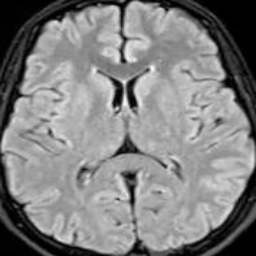
#> input picture dataset/Brain MRI Images/Train/Normal/Normal (101).jpg, 256 x 256 px
$ python -i app.py   (imports and definitions only)   (older library calls are emulated)
#> lines starting #> are read from the running program, lines starting #| are printed output that depends on the picture; after the words box and inside, x2 and y2 are one past the last pixel; in counts of white or black regions, pixels touching at a corner belong together
#> further down, picture is the input picture: shape (256, 256, 3); min 0, max 253, mean 129.1
import streamlit as st
import cv2
import numpy as np
from scipy import fftpack
import matplotlib.pyplot as plt
from PIL import Image
import io
import time

# Konfigurasi halaman
# [62 lines not run here, left out]

# ================== FUNGSI UTAMA ==================

# [59 lines left out: functions calculate_sharpness_metric, preprocess_mri, gentle_high_pass_filter, not called in this run]

def detect_anomalies(image):
    """Deteksi area abnormal dengan multiple methods"""
    if len(image.shape) == 3:
        image_gray = cv2.cvtColor(image, cv2.COLOR_RGB2GRAY)
    else:
        image_gray = image.copy()

    # Method 1: Otsu's thresholding
    _, thresh_otsu = cv2.threshold(image_gray, 0, 255, cv2.THRESH_BINARY + cv2.THRESH_OTSU)
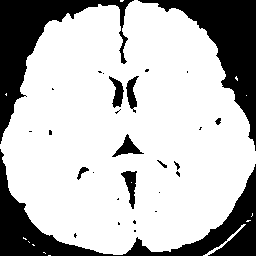
#> thresh_otsu: shape (256, 256); 73.4% white; 29 black regions (18 under 20 px), largest, box (x1, y1, x2, y2) and area: (0, 149, 256, 256) 6081, (138, 0, 256, 151) 5156, (0, 0, 134, 144) 4920

    # Method 2: Adaptive thresholding
    thresh_adapt = cv2.adaptiveThreshold(
        image_gray, 255, cv2.ADAPTIVE_THRESH_GAUSSIAN_C,
        cv2.THRESH_BINARY, 11, 2
    )
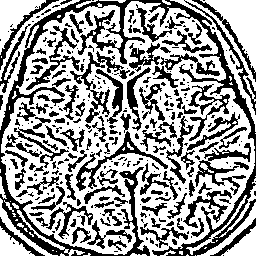
#> thresh_adapt: shape (256, 256); 60.9% white; 315 black regions (186 under 20 px), largest, box (x1, y1, x2, y2) and area: (0, 0, 256, 256) 7386, (70, 51, 130, 123) 821, (76, 131, 168, 191) 744

    # Combine results
    combined = cv2.bitwise_or(thresh_otsu, thresh_adapt)
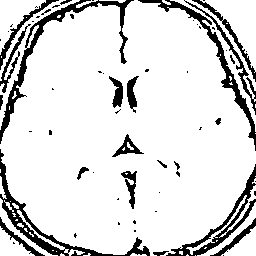
#> combined: shape (256, 256); 86.3% white; 61 black regions (38 under 20 px), largest, box (x1, y1, x2, y2) and area: (0, 0, 134, 144) 1576, (0, 149, 150, 256) 1546, (138, 0, 256, 151) 1186

    # Clean up
    kernel = np.ones((2,2), np.uint8)
    cleaned = cv2.morphologyEx(combined, cv2.MORPH_OPEN, kernel)
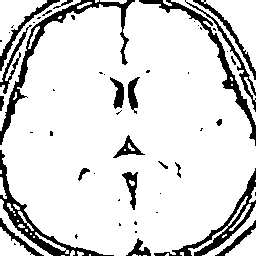
#> cleaned: shape (256, 256); 86.1% white; 53 black regions (30 under 20 px), largest, box (x1, y1, x2, y2) and area: (0, 0, 135, 145) 1628, (0, 150, 114, 256) 1367, (139, 0, 256, 146) 1211
    cleaned = cv2.morphologyEx(cleaned, cv2.MORPH_CLOSE, kernel)
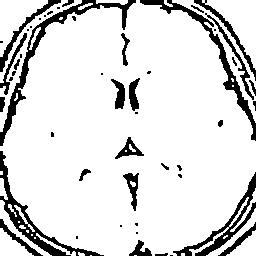
#> cleaned: shape (256, 256); 86.4% white; 50 black regions (24 under 20 px)

    # Find contours
    contours, _ = cv2.findContours(cleaned, cv2.RETR_EXTERNAL, cv2.CHAIN_APPROX_SIMPLE)
#> contours = 34 contours, 17 with area under 20; largest, box (x1, y1, x2, y2) and area: (0, 0, 256, 256) 49179, (172, 0, 256, 123) 1542, (202, 0, 256, 70) 1428, (0, 0, 82, 132) 1206, (0, 0, 48, 57) 1122

    # Filter contours
    min_area = 50
    valid_contours = []
    total_area = 0

    for contour in contours:
        area = cv2.contourArea(contour)
        if area > min_area:
            valid_contours.append(contour)
            total_area += area
#> this loop made 34 passes
#> (area, total_area) on passes 8, 9, 11, 14, 15, 17, 18, 19, 20, 25, 28, 29: (101, 101), (338, 439), (436, 875), (313.5, 1188.5), (60, 1248.5), (343, 1591.5), (164.5, 1756), (107, 1863), (74.5, 1937.5), (51, 1988.5), (1427.5, 3416), (1542, 4958)
#> area on pass 27: 29.5
#> after the loop, total_area = 56540; valid_contours = 16 contours; largest, box (x1, y1, x2, y2) and area: (0, 0, 256, 256) 49179, (172, 0, 256, 123) 1542, (202, 0, 256, 70) 1428, (0, 0, 82, 132) 1206, (0, 0, 48, 57) 1122

    # Create mask
    mask = np.zeros_like(image_gray)
    cv2.drawContours(mask, valid_contours, -1, 255, -1)
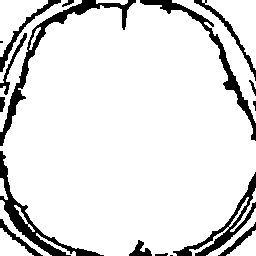
#> mask: shape (256, 256); 88.7% white; 17 black regions (3 under 20 px), largest, box (x1, y1, x2, y2) and area: (0, 0, 136, 146) 1606, (0, 151, 104, 256) 1451, (140, 0, 256, 141) 1256

    is_abnormal = total_area > 100
#> is_abnormal = True

    return mask, valid_contours, total_area, is_abnormal

# [27 lines left out: function visualize_results, not called in this run]

# ================== SIDEBAR ==================

# [1 line not run here, left out]

# Pilihan metode
# [5 lines that did not run here, left out]

# [32 lines not run here, left out]

# [1 line that did not run here, left out]

# [6 lines that did not run here, left out]

# ================== MAIN AREA ==================

# [241 lines not run here, left out]

>>> import cv2
>>> picture = cv2.cvtColor(cv2.imread('../dataset/Brain MRI Images/Train/Normal/Normal (101).jpg'), cv2.COLOR_BGR2RGB)
>>> result = detect_anomalies(picture)

$ run again, on dataset/Brain MRI Images/Train/Normal/Normal (104).jpg
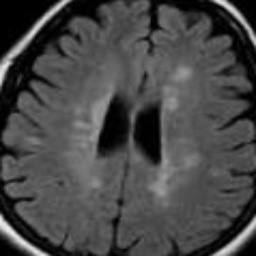
#> input picture dataset/Brain MRI Images/Train/Normal/Normal (104).jpg, 256 x 256 px
#> picture is the input picture: shape (256, 256, 3); min 0, max 237, mean 71.8
#> in detect_anomalies, `_, thresh_otsu = cv2.threshold(image_gray, 0, 255, cv2.THRESH_BINARY +..`:
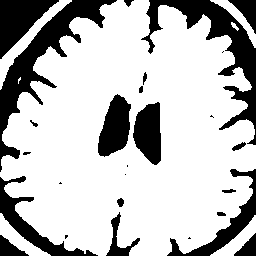
#> thresh_otsu: shape (256, 256); 74.4% white; 27 black regions (8 under 20 px), largest, box (x1, y1, x2, y2) and area: (0, 0, 117, 172) 3901, (141, 0, 256, 145) 3702, (0, 0, 59, 59) 1736
#> thresh_adapt: shape (256, 256); 66.7% white; 457 black regions (290 under 20 px), largest, box (x1, y1, x2, y2) and area: (0, 0, 119, 174) 2830, (128, 0, 256, 104) 2343, (182, 178, 256, 256) 1062
#> combined: shape (256, 256); 84.4% white; 78 black regions (45 under 20 px), largest, box (x1, y1, x2, y2) and area: (0, 0, 117, 172) 2360, (141, 0, 256, 104) 1885, (182, 178, 256, 256) 768
#> contours = 32 contours, 11 with area under 20; largest, box (x1, y1, x2, y2) and area: (0, 0, 256, 256) 49734, (0, 0, 75, 113) 1452, (0, 0, 52, 52) 1423, (0, 215, 50, 256) 589, (215, 219, 256, 256) 444
#> the loop in detect_anomalies, `for contour in contours:` made 32 passes
#> (area, total_area) on passes 5, 6, 7, 8, 9, 17, 20, 22: (76, 76), (444, 520), (589, 1109), (140, 1249), (222.5, 1471.5), (69.5, 1541), (58, 1599), (173, 1772)
#> after the loop in detect_anomalies, `for contour in contours:`: total_area = 55192; valid_contours = 14 contours; largest, box (x1, y1, x2, y2) and area: (0, 0, 256, 256) 49734, (0, 0, 75, 113) 1452, (0, 0, 52, 52) 1423, (0, 215, 50, 256) 589, (215, 219, 256, 256) 444
#> in detect_anomalies, `cv2.drawContours(mask, valid_contours, -1, 255, -1)`:
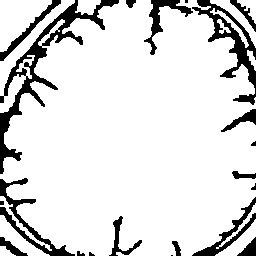
#> mask: shape (256, 256); 86.9% white; 21 black regions (6 under 20 px), largest, box (x1, y1, x2, y2) and area: (0, 0, 119, 174) 2668, (192, 0, 256, 105) 1570, (0, 178, 75, 256) 1082
#> is_abnormal = True

$ run again, on dataset/Brain MRI Images/Train/Normal/Normal (105).jpg
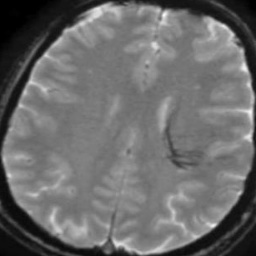
#> input picture dataset/Brain MRI Images/Train/Normal/Normal (105).jpg, 256 x 256 px
#> picture is the input picture: shape (256, 256, 3); min 0, max 246, mean 107.1
#> in detect_anomalies, `_, thresh_otsu = cv2.threshold(image_gray, 0, 255, cv2.THRESH_BINARY +..`:
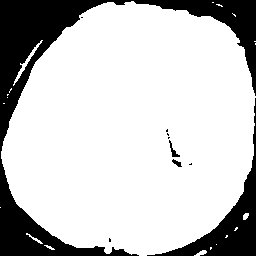
#> thresh_otsu: shape (256, 256); 78% white; 10 black regions (6 under 20 px), largest, box (x1, y1, x2, y2) and area: (0, 0, 256, 256) 11244, (147, 98, 256, 256) 3063, (169, 140, 180, 157) 58, (172, 159, 182, 167) 39
#> thresh_adapt: shape (256, 256); 64.9% white; 614 black regions (470 under 20 px), largest, box (x1, y1, x2, y2) and area: (0, 0, 256, 256) 6199, (204, 46, 250, 110) 834, (125, 224, 192, 251) 521
#> combined: shape (256, 256); 88.7% white; 103 black regions (89 under 20 px), largest, box (x1, y1, x2, y2) and area: (0, 0, 139, 256) 2773, (147, 98, 256, 256) 1324, (134, 0, 256, 96) 1129
#> contours = 30 contours, 16 with area under 20; largest, box (x1, y1, x2, y2) and area: (3, 3, 256, 256) 50528, (0, 0, 102, 135) 4181, (164, 0, 256, 51) 552, (225, 0, 256, 30) 364, (0, 190, 73, 256) 356
#> the loop in detect_anomalies, `for contour in contours:` made 30 passes
#> (area, total_area) on passes 7, 9, 11, 12, 16, 18, 26, 27: (172, 172), (301, 473), (131.5, 604.5), (207, 811.5), (324.5, 1136), (355.5, 1491.5), (50528.5, 52020), (363.5, 52383.5)
#> after the loop in detect_anomalies, `for contour in contours:`: total_area = 57117; valid_contours = 10 contours; largest, box (x1, y1, x2, y2) and area: (3, 3, 256, 256) 50528, (0, 0, 102, 135) 4181, (164, 0, 256, 51) 552, (225, 0, 256, 30) 364, (0, 190, 73, 256) 356
#> in detect_anomalies, `cv2.drawContours(mask, valid_contours, -1, 255, -1)`:
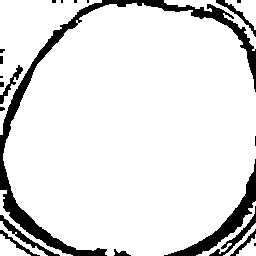
#> mask: shape (256, 256); 89.1% white; 21 black regions (10 under 20 px), largest, box (x1, y1, x2, y2) and area: (0, 0, 256, 256) 4231, (164, 159, 256, 256) 1360, (0, 215, 60, 256) 343
#> is_abnormal = True

$ run again, on dataset/Brain MRI Images/Train/Normal/Normal (106).jpg
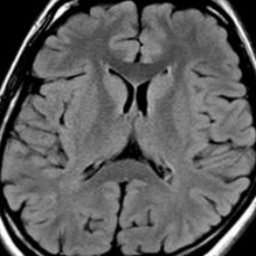
#> input picture dataset/Brain MRI Images/Train/Normal/Normal (106).jpg, 256 x 256 px
#> picture is the input picture: shape (256, 256, 3); min 0, max 255, mean 93.1
#> in detect_anomalies, `_, thresh_otsu = cv2.threshold(image_gray, 0, 255, cv2.THRESH_BINARY +..`:
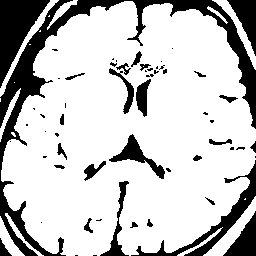
#> thresh_otsu: shape (256, 256); 77.7% white; 59 black regions (32 under 20 px), largest, box (x1, y1, x2, y2) and area: (0, 0, 256, 256) 6611, (0, 0, 50, 88) 2050, (131, 160, 256, 256) 1558
#> thresh_adapt: shape (256, 256); 60.2% white; 489 black regions (372 under 20 px), largest, box (x1, y1, x2, y2) and area: (0, 0, 256, 256) 7518, (99, 155, 256, 256) 2491, (124, 43, 203, 144) 1715
#> combined: shape (256, 256); 84% white; 65 black regions (36 under 20 px), largest, box (x1, y1, x2, y2) and area: (0, 0, 256, 256) 5394, (131, 160, 256, 256) 1339, (109, 134, 165, 179) 524
#> contours = 40 contours, 19 with area under 20; largest, box (x1, y1, x2, y2) and area: (3, 3, 256, 256) 49946, (0, 0, 46, 77) 1692, (208, 201, 256, 256) 638, (0, 0, 61, 105) 530, (214, 0, 256, 69) 456
#> the loop in detect_anomalies, `for contour in contours:` made 40 passes
#> (area, total_area) on passes 3, 4, 5, 7, 8, 17, 20, 28: (277, 277), (314, 591), (171.5, 762.5), (638.5, 1401), (225.5, 1626.5), (238, 1864.5), (95, 1959.5), (69.5, 2029)
#> after the loop in detect_anomalies, `for contour in contours:`: total_area = 55426.5; valid_contours = 16 contours; largest, box (x1, y1, x2, y2) and area: (3, 3, 256, 256) 49946, (0, 0, 46, 77) 1692, (208, 201, 256, 256) 638, (0, 0, 61, 105) 530, (214, 0, 256, 69) 456
#> in detect_anomalies, `cv2.drawContours(mask, valid_contours, -1, 255, -1)`:
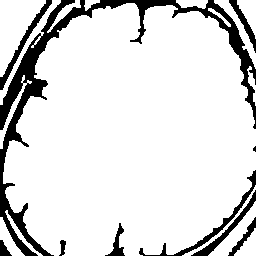
#> mask: shape (256, 256); 86.8% white; 10 black regions (1 under 20 px), largest, box (x1, y1, x2, y2) and area: (0, 0, 256, 256) 6008, (139, 170, 256, 256) 644, (0, 0, 52, 90) 534
#> is_abnormal = True
